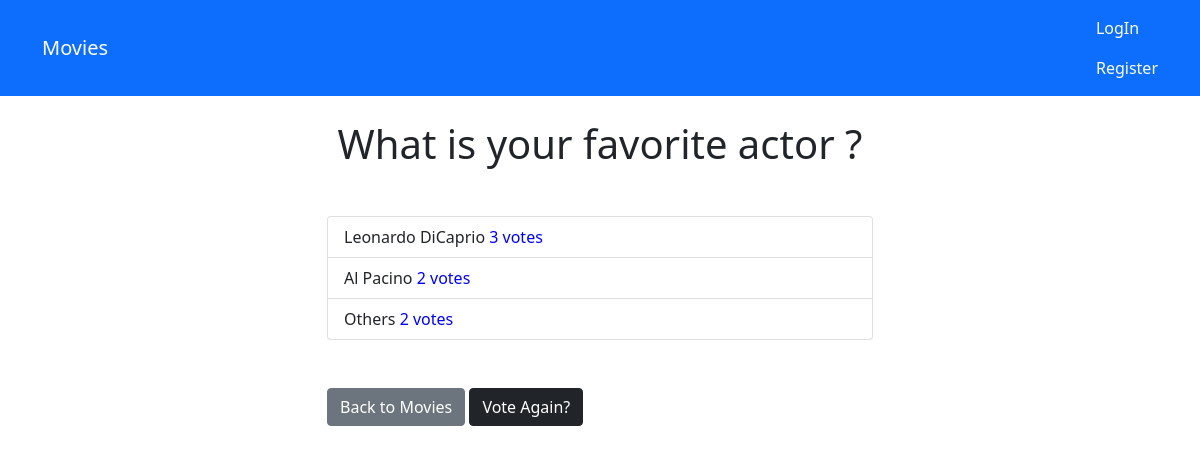
Page /movies/3/results/ on the earlier database version.
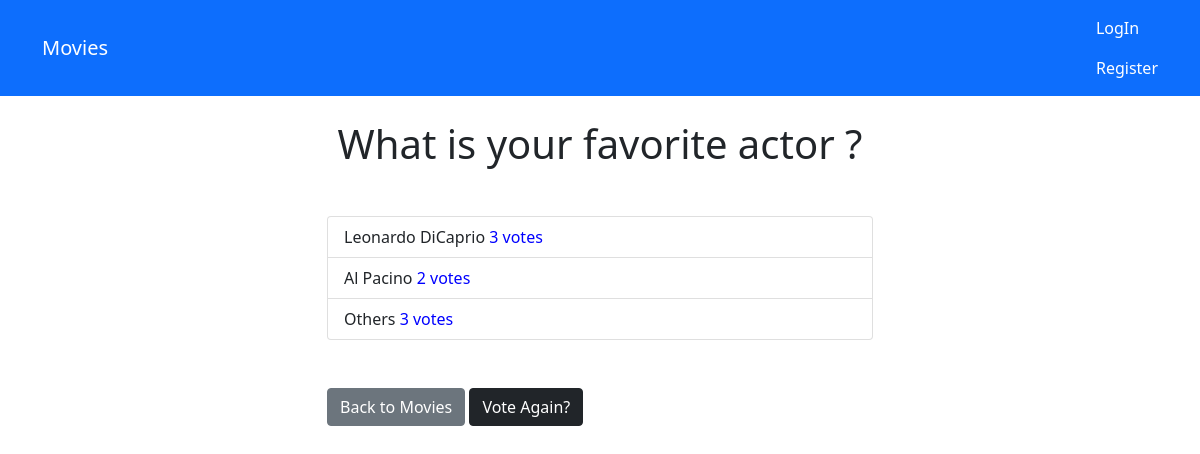
Same page on the later database version.
### movies/models.py (models this page shows, shortened)
class Choice(models.Model):
    question = models.ForeignKey(Question, on_delete=models.CASCADE)
    choice_text = models.CharField(max_length=200)
    votes = models.IntegerField(default=0)

### movies/views.py (the view)
# urls.py: path('<int:question_id>/results/', views.results, name='results'),
def results(request, question_id):
    question = get_object_or_404(Question,pk=question_id)
    return render(request, 'movies/results.html', { 'question': question })

### templates/movies/results.html
{% extends 'base.html' %}
{% block content %}
<h1 class="mb-5 text-center">{{ question.question_text }}</h1>
<ul class="list-group mb-5">
    {% for choice in question.choice_set.all %}
    <li class="list-group-item">
        {{ choice.choice_text }} <span style="color:blue">
        {{ choice.votes }} vote{{ choice.votes | pluralize }}
    </span>
    </li>
    {% endfor %}
</ul>
<a class="btn btn-secondary" href="{% url 'movies:index' %}">Back to Movies</a>
<a class="btn btn-dark" href="{% url 'movies:detail' question.id %}">Vote Again?</a>
{% endblock %}

Differences in the rows shown:
changed Choice "Others": votes "2" → "3"
